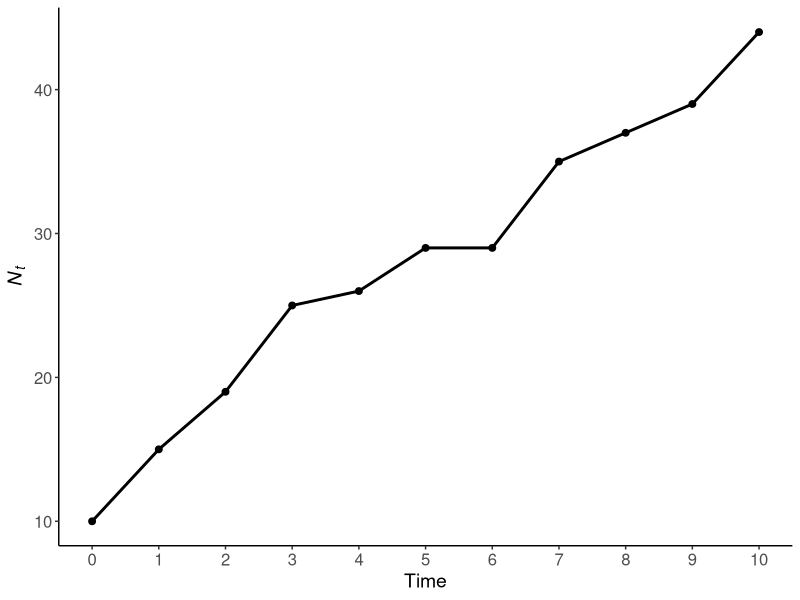
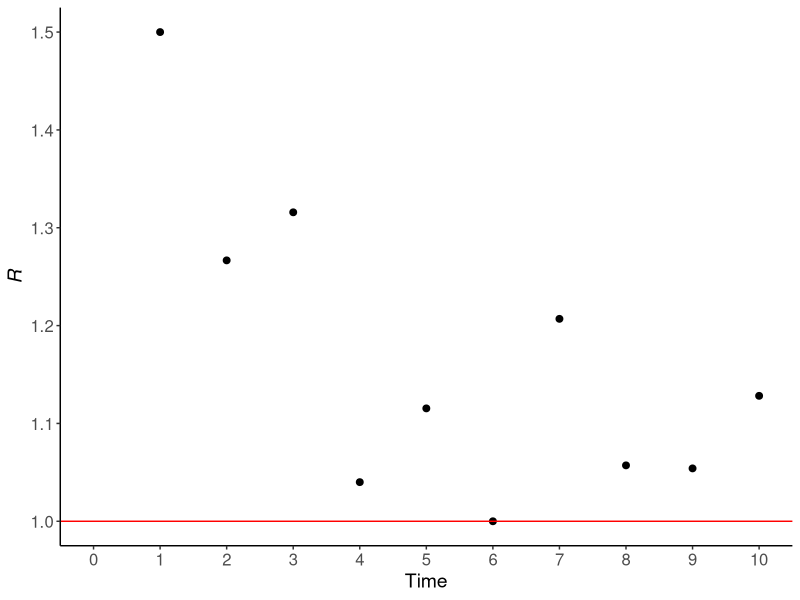
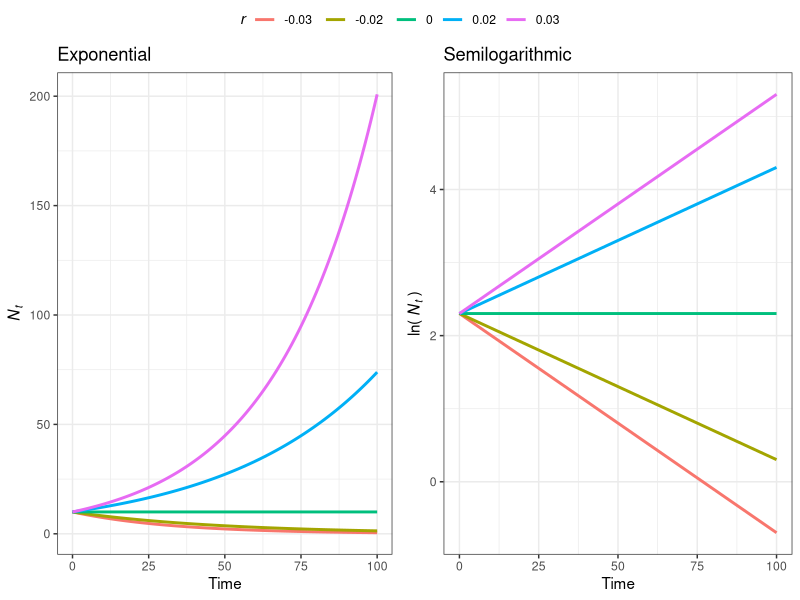

R code for these plots, in order:
## ---- chunk 1
knitr::opts_chunk$set(collapse = T, cache = T)
## ---- chunk 2
for(i in 1:10){ #Sequence
  print(i)      #body
}
## ---- chunk 3
for(turtle in 5:10){
  print(turtle)
}
## ---- chunk 4
for(flower in 1:nrow(iris)){
  cat('The species for this iteration is ',     #Adding text per row based on name species
      as.character(iris$Species[flower]), '\n') #note of importance of "\n
}
## ---- chunk 5
d = seq(1,15, 2) #8 elements
d
for(i in 1:length(d)){
  b = d[i] + 1                            #for each i add 1
  cat('d =',d[i], 'b = d + 1 =', b, '\n' )#then add string
}
## ---- chunk 6
b = 1:10
for (i in 2:10){    #Call a section of vector to start sequence
  z = b[i] - b[i-1]
  
  cat('z =', z, 'b[i] =', b[i], 'b[i-1] =', b[i-1], '\n')
}
## ---- chunk 7
library(tidyverse)
N_0 = 10 
years = 10
pop = tibble(time = 0:years, Nt = NA) #Output vector size 10
pop$Nt[pop$time == 0] = N_0
pop
## ---- chunk 8
for (t in 1:years){ #sequence 
  growth = rpois(1, lambda = 3) #extracting random value from Poisson Dist
  pop$Nt[pop$time == t] = growth + pop$Nt[pop$time == (t-1)]
}
pop

## ---- chunk 9
ggplot(pop, aes(time, Nt))+
  geom_point(size = 2)+
  geom_line(size = 1)+
  labs(x = 'Time', y = expression(italic(N[t])))+
  scale_x_continuous(breaks = seq(0,10,1))+
  theme_classic()+
  theme(axis.text = element_text(size = 12),
        axis.title = element_text(size = 14))
## ---- chunk 10
# create column to store data
pop$R = NA
for (i in 2:length(pop$time)){
  pop$R[i] = pop$Nt[i]/pop$Nt[i-1]
}
pop
## ---- chunk 11
ggplot(pop, aes(time, R))+
  geom_point(size = 2)+
  geom_hline(yintercept = 1, color = 'red')+
  labs(x = 'Time', y = expression(italic(R)))+
  scale_x_continuous(breaks = seq(0,10,1))+
  theme_classic()+
  theme(axis.text = element_text(size = 12),
        axis.title = element_text(size = 14))
## ---- chunk 12
pop = pop %>% 
  mutate(R.2 = Nt / lag(Nt))

pop
## ---- chunk 13
rnorm(5, mean = 0, sd = 1)
runif(5, min = 0, max = 5)
rpois(10, 10)
rpois(10, 1:10)
rbinom(5, size = 2, prob = 0.5)
rbinom(5, size = 2, prob = 0.2)
## ---- chunk 14
library(truncnorm)
# truncnorm to truncate normal distribution
rnorm(20, mean = 1, sd = 2)
truncnorm::rtruncnorm(20, mean = 1, sd = 2, a=-Inf, b=Inf)
truncnorm::rtruncnorm(20, mean = 1, sd = 2, a=0, b=2)
## ---- chunk 15
# base R 
b = 1:10
sample(b, size =2, replace = F)

c = 1:5 
sample(c, size = 6, replace = T)

# from list
sample(c('good', 'bad'), size = 8, replace = T)

# change probability
sample(c('good', 'bad'), size = 8, replace = T, prob = c(0.2, 0.8))

# sample matrices from list 
m1 = matrix(c(6,5,4,3,2,1), ncol = 2)
m2 = matrix(c(1,2,3,4,5,6), ncol = 2)
m3 = matrix(c(1,2,3,4,5,6), ncol = 2, byrow = T)

m = list(m1, m2, m3)

sample(m, size = 4, replace = T)

sample(m, size = 4, replace = T, prob = c(0.8, 0.1, 0.1))

## ---- chunk 16
#library(tidyverse)
df = tibble(cond = c('good', 'bad', 'ok'), prob = c(0.5, 0.3, 0.2))

dplyr::sample_n(df, size = 2, replace = F)

dplyr::sample_n(df, size = 3, replace = T)

dplyr::sample_n(df, size = 10, replace = T, weight = prob)
## ---- chunk 17
r = c(-0.03, -0.02, 0, 0.02, 0.03)

N_0 = 10
years = 100 #hundred time steps
pop = tibble(time = rep(0:years, times = length(r)),
              Nt = NA, growth = rep(r, each = years+1))
pop

for(i in seq_along(pop$time)){
  pop$Nt[i] = N_0  * exp(pop$growth[i] * pop$time[i])
}
pop
## ---- chunk 18
#Using dplyr
pop = pop %>% 
  mutate(Nt.2 = N_0 * exp(growth*time), 
         ln.Nt = log(Nt.2))
pop
## ---- chunk 19
###Let's see it using ggplot
library(ggpubr)

a = ggplot(pop, aes(x = time, y = Nt, color = as.factor(growth))) +
  geom_line(size = 1) +
  labs(x = 'Time', y = expression(italic(N[t])),
       color = expression(italic(r)),
       title = 'Exponential')+
  theme_bw()

b = ggplot(pop, aes(x = time, y = ln.Nt, color = as.factor(growth))) +
  geom_line(size = 1) +
    labs(x = 'Time', y = expression('ln('~italic(N[t])~')'),
       color = expression(italic(r)),
       title = 'Semilogarithmic')+
  theme_bw()

# plot combined
ggarrange(a,b,
          nrow = 1,
          common.legend = T)
